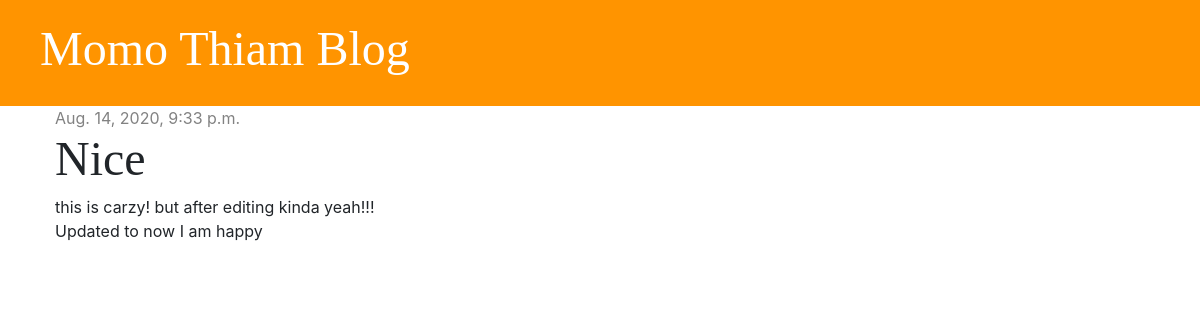
/post/5/, run on the app's committed database.
### blog/models.py (models this page shows, shortened)
class Post(models.Model):
    author = models.ForeignKey('auth.User', on_delete=models.CASCADE)
    title = models.CharField(max_length=200)
    text = models.TextField()
    created_date = models.DateTimeField(default=timezone.now)
    published_date = models.DateTimeField(blank=True, null=True)

### blog/views.py (the view)
# urls.py: path('post/<int:pk>/', views.post_detail, name='post_detail'),
def post_detail(request, pk):
    post = get_object_or_404(Post, pk=pk)
    stuff_for_frontend = {'post': post}
    return render(request, 'blog/post_detail.html', stuff_for_frontend)

### blog/templates/blog/post_detail.html (shortened to what this page needs)
{% extends 'blog/base.html' %}
{% block content %}
    <div class="post">
        {% if post.published_date %}
            <div class="date">
                {{ post.published_date }}
            </div>
        {% else %}
            <a href="{% url 'post_publish' pk=post.pk %}" class="btn btn-primary">Publish</a>
        {% endif %}
        <h1>{{ post.title }}</h1>
        <p>{{ post.text|linebreaksbr }}</p>
    </div>
{% endblock %}

### blog/static/css/blog.css (style rules this page uses)
h1, h2, h3, h4 { font-family: 'Tangerine', 'Inconsalata', 'Droid Sans', serif; font-size: 48px; }
.date { color: #828282 }
.post { margin-bottom: 70px; }

### data on the page
Post: published_date "Aug. 14, 2020, 9:33 p.m.", title "Nice", text "this is carzy! but after editing kinda yeah!!! Updated to now I am happy"
